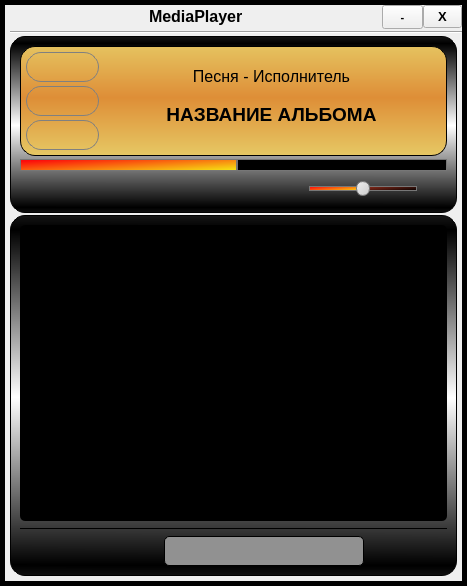
<?xml version="1.0" encoding="UTF-8"?>
<ui version="4.0">
 <class>MainWindow</class>
 <widget class="QMainWindow" name="MainWindow">
  <property name="geometry">
   <rect>
    <x>0</x>
    <y>0</y>
    <width>467</width>
    <height>586</height>
   </rect>
  </property>
  <property name="windowTitle">
   <string>MainWindow</string>
  </property>
  <property name="styleSheet">
   <string notr="true">QScrollBar:vertical { 
                   background: black; 
                    border-radius: 4px; 
                    margin: 0px;}
QScrollBar::handle:vertical { 
                    background-color: rgb(222, 142, 55); 
                    border-radius: 4px; 
                    min-height: 20px; 
                    margin: 0px 2px 0px 2px;}
QScrollBar::add-line:vertical { 
                    background: black; 
                    height: 0px; 
                    border-radius: 4px; 
                    subcontrol-position: right; 
                    subcontrol-origin: margin;}
QScrollBar::sub-line:vertical { 
                    background: black;
                    height: 0px; 
                    border-radius: 4px; 
                    subcontrol-position: left; 
                    subcontrol-origin: margin;}
QScrollBar::add-page:vertical { 
                    background: black; 
                    height: 0px; 
                    border-radius: 4px; 
                    subcontrol-position: left; 
                    subcontrol-origin: margin;}
QScrollBar::sub-page:vertical { 
                    background: black; 
                    height: 0px; 
                    border-radius: 4px; 
                    subcontrol-position: left; 
                    subcontrol-origin: margin;}</string>
  </property>
  <widget class="QWidget" name="centralwidget">
   <layout class="QGridLayout" name="gridLayout">
    <property name="leftMargin">
     <number>0</number>
    </property>
    <property name="topMargin">
     <number>0</number>
    </property>
    <property name="rightMargin">
     <number>0</number>
    </property>
    <property name="bottomMargin">
     <number>0</number>
    </property>
    <property name="spacing">
     <number>0</number>
    </property>
    <item row="0" column="0">
     <widget class="QFrame" name="frame">
      <property name="frameShape">
       <enum>QFrame::Box</enum>
      </property>
      <property name="frameShadow">
       <enum>QFrame::Plain</enum>
      </property>
      <property name="lineWidth">
       <number>5</number>
      </property>
      <layout class="QGridLayout" name="gridLayout_2">
       <property name="leftMargin">
        <number>5</number>
       </property>
       <property name="topMargin">
        <number>0</number>
       </property>
       <property name="rightMargin">
        <number>0</number>
       </property>
       <property name="bottomMargin">
        <number>5</number>
       </property>
       <property name="spacing">
        <number>0</number>
       </property>
       <item row="0" column="0">
        <layout class="QVBoxLayout" name="verticalLayout_6">
         <property name="spacing">
          <number>2</number>
         </property>
         <item>
          <layout class="QHBoxLayout" name="horizontalLayout_6">
           <property name="spacing">
            <number>0</number>
           </property>
           <property name="sizeConstraint">
            <enum>QLayout::SetMinimumSize</enum>
           </property>
           <item>
            <spacer name="horizontalSpacer_15">
             <property name="orientation">
              <enum>Qt::Horizontal</enum>
             </property>
             <property name="sizeType">
              <enum>QSizePolicy::Expanding</enum>
             </property>
             <property name="sizeHint" stdset="0">
              <size>
               <width>10</width>
               <height>20</height>
              </size>
             </property>
            </spacer>
           </item>
           <item>
            <widget class="QLabel" name="label">
             <property name="sizePolicy">
              <sizepolicy hsizetype="Fixed" vsizetype="Fixed">
               <horstretch>0</horstretch>
               <verstretch>0</verstretch>
              </sizepolicy>
             </property>
             <property name="font">
              <font>
               <pointsize>12</pointsize>
               <weight>75</weight>
               <bold>true</bold>
              </font>
             </property>
             <property name="styleSheet">
              <string notr="true"/>
             </property>
             <property name="frameShape">
              <enum>QFrame::NoFrame</enum>
             </property>
             <property name="lineWidth">
              <number>0</number>
             </property>
             <property name="midLineWidth">
              <number>0</number>
             </property>
             <property name="text">
              <string>MediaPlayer</string>
             </property>
             <property name="alignment">
              <set>Qt::AlignBottom|Qt::AlignLeading|Qt::AlignLeft</set>
             </property>
            </widget>
           </item>
           <item>
            <spacer name="horizontalSpacer_3">
             <property name="orientation">
              <enum>Qt::Horizontal</enum>
             </property>
             <property name="sizeHint" stdset="0">
              <size>
               <width>40</width>
               <height>20</height>
              </size>
             </property>
            </spacer>
           </item>
           <item>
            <widget class="QPushButton" name="pushButton_2">
             <property name="sizePolicy">
              <sizepolicy hsizetype="Fixed" vsizetype="Fixed">
               <horstretch>0</horstretch>
               <verstretch>0</verstretch>
              </sizepolicy>
             </property>
             <property name="minimumSize">
              <size>
               <width>41</width>
               <height>24</height>
              </size>
             </property>
             <property name="font">
              <font>
               <pointsize>8</pointsize>
               <weight>75</weight>
               <bold>true</bold>
              </font>
             </property>
             <property name="styleSheet">
              <string notr="true">QPushButton{
    padding : 3px;
}

QPushButton:hover{
    background-color: rgb(229, 229, 229);
}
</string>
             </property>
             <property name="text">
              <string>   -   </string>
             </property>
             <property name="flat">
              <bool>false</bool>
             </property>
            </widget>
           </item>
           <item>
            <widget class="QPushButton" name="pushButton">
             <property name="sizePolicy">
              <sizepolicy hsizetype="Fixed" vsizetype="Fixed">
               <horstretch>0</horstretch>
               <verstretch>0</verstretch>
              </sizepolicy>
             </property>
             <property name="font">
              <font>
               <pointsize>10</pointsize>
               <weight>75</weight>
               <bold>true</bold>
              </font>
             </property>
             <property name="styleSheet">
              <string notr="true">QPushButton{
    padding : 3px;
}

QPushButton:hover{
	border: 1px solid gray;
    background-color: rgb(232, 17, 35);
}

QPushButton:pressed{
	border: 1px solid black;
    background-color: rgb(232, 17, 35);
}</string>
             </property>
             <property name="text">
              <string>   X   </string>
             </property>
             <property name="flat">
              <bool>false</bool>
             </property>
            </widget>
           </item>
          </layout>
         </item>
         <item>
          <widget class="Line" name="line">
           <property name="orientation">
            <enum>Qt::Horizontal</enum>
           </property>
          </widget>
         </item>
         <item>
          <layout class="QVBoxLayout" name="verticalLayout_4">
           <property name="spacing">
            <number>2</number>
           </property>
           <property name="topMargin">
            <number>0</number>
           </property>
           <property name="rightMargin">
            <number>5</number>
           </property>
           <item>
            <widget class="QFrame" name="framePlayer">
             <property name="sizePolicy">
              <sizepolicy hsizetype="Preferred" vsizetype="Preferred">
               <horstretch>0</horstretch>
               <verstretch>0</verstretch>
              </sizepolicy>
             </property>
             <property name="styleSheet">
              <string notr="true">QFrame{
background-color: qlineargradient(spread:reflect, x1:0.528, y1:0.971591, x2:0.528955, y2:0.506, stop:0 rgba(0, 0, 0, 255), stop:1 rgba(255, 255, 255, 255));
border-radius: 15px;
border: 1px solid black;
}
</string>
             </property>
             <property name="frameShape">
              <enum>QFrame::StyledPanel</enum>
             </property>
             <property name="frameShadow">
              <enum>QFrame::Raised</enum>
             </property>
             <layout class="QVBoxLayout" name="verticalLayout_3">
              <property name="spacing">
               <number>2</number>
              </property>
              <property name="leftMargin">
               <number>9</number>
              </property>
              <property name="topMargin">
               <number>9</number>
              </property>
              <item>
               <widget class="QFrame" name="frameTitle">
                <property name="styleSheet">
                 <string notr="true">QFrame{
background-color: qlineargradient(spread:reflect, x1:0.54, y1:0.471591, x2:0.54, y2:1, stop:0 rgba(222, 142, 55, 255), stop:1 rgba(230, 200, 100, 255));
border-radius: 15px;
border: 1px solid black;
}
</string>
                </property>
                <property name="frameShape">
                 <enum>QFrame::StyledPanel</enum>
                </property>
                <property name="frameShadow">
                 <enum>QFrame::Raised</enum>
                </property>
                <layout class="QHBoxLayout" name="horizontalLayout_3">
                 <property name="spacing">
                  <number>3</number>
                 </property>
                 <property name="leftMargin">
                  <number>5</number>
                 </property>
                 <property name="topMargin">
                  <number>5</number>
                 </property>
                 <property name="rightMargin">
                  <number>5</number>
                 </property>
                 <property name="bottomMargin">
                  <number>5</number>
                 </property>
                 <item>
                  <layout class="QHBoxLayout" name="horizontalLayout_2" stretch="0,1">
                   <property name="sizeConstraint">
                    <enum>QLayout::SetFixedSize</enum>
                   </property>
                   <item>
                    <layout class="QVBoxLayout" name="verticalLayout">
                     <property name="spacing">
                      <number>4</number>
                     </property>
                     <property name="sizeConstraint">
                      <enum>QLayout::SetFixedSize</enum>
                     </property>
                     <item>
                      <widget class="QPushButton" name="bRadioState">
                       <property name="minimumSize">
                        <size>
                         <width>73</width>
                         <height>30</height>
                        </size>
                       </property>
                       <property name="maximumSize">
                        <size>
                         <width>73</width>
                         <height>16777215</height>
                        </size>
                       </property>
                       <property name="styleSheet">
                        <string notr="true">QPushButton{
	border-radius: 15px;
	border: 1px solid gray;	
	image: url(:/img/Images/radio_notactive.png);
}
QPushButton:hover{
	border-radius: 15px;
	border: 1px solid black;
	image: url(:/img/Images/radio_notactive.png);
}
QPushButton:checked{
	border-radius: 15px;
	border: 1px solid gray;
	image: url(:/img/Images/radio_active.png);
}</string>
                       </property>
                       <property name="text">
                        <string/>
                       </property>
                       <property name="checkable">
                        <bool>true</bool>
                       </property>
                       <property name="checked">
                        <bool>true</bool>
                       </property>
                       <attribute name="buttonGroup">
                        <string notr="true">buttonGroup_2</string>
                       </attribute>
                      </widget>
                     </item>
                     <item>
                      <widget class="QPushButton" name="bAudioState">
                       <property name="minimumSize">
                        <size>
                         <width>73</width>
                         <height>30</height>
                        </size>
                       </property>
                       <property name="maximumSize">
                        <size>
                         <width>73</width>
                         <height>16777215</height>
                        </size>
                       </property>
                       <property name="styleSheet">
                        <string notr="true">QPushButton{
	border-radius: 15px;
	border: 1px solid gray;	
	image: url(:/img/Images/audio_notactive.png);
}
QPushButton:hover{
	border-radius: 15px;
	border: 1px solid black;
	image: url(:/img/Images/audio_notactive.png);
}
QPushButton:checked{
	border-radius: 15px;
	border: 1px solid gray;
	image: url(:/img/Images/audio_active.png);
}</string>
                       </property>
                       <property name="text">
                        <string/>
                       </property>
                       <property name="checkable">
                        <bool>true</bool>
                       </property>
                       <attribute name="buttonGroup">
                        <string notr="true">buttonGroup_2</string>
                       </attribute>
                      </widget>
                     </item>
                     <item>
                      <widget class="QPushButton" name="bVideoState">
                       <property name="minimumSize">
                        <size>
                         <width>73</width>
                         <height>30</height>
                        </size>
                       </property>
                       <property name="maximumSize">
                        <size>
                         <width>73</width>
                         <height>16777215</height>
                        </size>
                       </property>
                       <property name="styleSheet">
                        <string notr="true">QPushButton{
	border-radius: 15px;
	border: 1px solid gray;	
	image: url(:/img/Images/video_notactive.png);
}
QPushButton:hover{
	border-radius: 15px;
	border: 1px solid black;
	image: url(:/img/Images/video_notactive.png);
}
QPushButton:checked{
	border-radius: 15px;
	border: 1px solid gray;
	image: url(:/img/Images/video_active.png);
}</string>
                       </property>
                       <property name="text">
                        <string/>
                       </property>
                       <property name="checkable">
                        <bool>true</bool>
                       </property>
                       <attribute name="buttonGroup">
                        <string notr="true">buttonGroup_2</string>
                       </attribute>
                      </widget>
                     </item>
                    </layout>
                   </item>
                   <item>
                    <layout class="QVBoxLayout" name="verticalLayout_2">
                     <property name="sizeConstraint">
                      <enum>QLayout::SetMinimumSize</enum>
                     </property>
                     <item>
                      <widget class="QLabel" name="lArtist">
                       <property name="font">
                        <font>
                         <pointsize>12</pointsize>
                        </font>
                       </property>
                       <property name="styleSheet">
                        <string notr="true">border: 0px;
background-color: none;</string>
                       </property>
                       <property name="text">
                        <string>Песня - Исполнитель</string>
                       </property>
                       <property name="alignment">
                        <set>Qt::AlignCenter</set>
                       </property>
                      </widget>
                     </item>
                     <item>
                      <widget class="QLabel" name="lTitle">
                       <property name="font">
                        <font>
                         <pointsize>14</pointsize>
                         <weight>75</weight>
                         <bold>true</bold>
                        </font>
                       </property>
                       <property name="styleSheet">
                        <string notr="true">border: 0px;
background-color: none;</string>
                       </property>
                       <property name="text">
                        <string>НАЗВАНИЕ АЛЬБОМА</string>
                       </property>
                       <property name="alignment">
                        <set>Qt::AlignHCenter|Qt::AlignTop</set>
                       </property>
                      </widget>
                     </item>
                    </layout>
                   </item>
                  </layout>
                 </item>
                </layout>
               </widget>
              </item>
              <item>
               <widget class="QSlider" name="hsMusicSlider">
                <property name="styleSheet">
                 <string notr="true">QSlider {
border: 0px;
background: none;
}

QSlider::groove:horizontal {
border: 1px solid #bbb;
background: white;
height: 10px;
/*border-radius: 4px;*/
}

QSlider::sub-page:horizontal {
background: qlineargradient(x1: 0, y1: 0,    x2: 0, y2: 1,  stop: 0 #66e, stop: 1 #FC0B0B);
background: qlineargradient(x1: 0, y1: 0.2, x2: 1, y2: 1,  stop: 0 #FC0B0B, stop: 1 #F5ED14);
border: 1px solid #777;
height: 14px;
/*border-radius: 4px;*/
}

QSlider::add-page:horizontal {
background: black;
/*background: qlineargradient(x1: 0, y1: 0,    x2: 0, y2: 1,  stop: 0 #000, stop: 1 #FC0B0B);
background: qlineargradient(x1: 0, y1: 0.2, x2: 1, y2: 1,  stop: 0 #892919, stop: 1 #000);*/
border: 1px solid #777;
height: 14px;
/*border-radius: 4px;*/
}


QSlider::handle:horizontal {
/*background: qlineargradient(x1:0, y1:0, x2:1, y2:1, stop:0 #eee, stop:1 #ccc);
border: 1px solid #777;
*/
background: none;
width: 12px;
margin-top: -6px;
margin-bottom: -6px;
border-radius: 7px;
}

QSlider::handle:horizontal:hover {
background: qlineargradient(x1:0, y1:0, x2:1, y2:1, stop:0 #fff, stop:1 #ddd);
border: 1px solid #444;
border-radius: 7px;
}



QSlider::sub-page:horizontal:disabled {
background: #bbb;
border-color: #999;
}

QSlider::add-page:horizontal:disabled {
background: #eee;
border-color: #999;
}

QSlider::handle:horizontal:disabled {
background: #eee;
border: 1px solid #aaa;
border-radius: 4px;
}</string>
                </property>
                <property name="value">
                 <number>50</number>
                </property>
                <property name="orientation">
                 <enum>Qt::Horizontal</enum>
                </property>
               </widget>
              </item>
              <item>
               <layout class="QHBoxLayout" name="horizontalLayout">
                <item>
                 <widget class="QPushButton" name="pbPrevious">
                  <property name="minimumSize">
                   <size>
                    <width>28</width>
                    <height>28</height>
                   </size>
                  </property>
                  <property name="maximumSize">
                   <size>
                    <width>28</width>
                    <height>28</height>
                   </size>
                  </property>
                  <property name="styleSheet">
                   <string notr="true">QPushButton{
	border-radius: 5px;
	image: url(:/img/Images/skip-previous.png);
	background-color: none;
}

QPushButton:hover{
	border-radius: 5px;
	border: 1px solid gray;
	image: url(:/img/Images/skip-previous.png);
}

QPushButton:pressed{
	border-radius: 5px;
	image: url(:/img/Images/skip-previous-orange.png);
}</string>
                  </property>
                  <property name="text">
                   <string/>
                  </property>
                  <property name="checkable">
                   <bool>false</bool>
                  </property>
                  <attribute name="buttonGroup">
                   <string notr="true">buttonGroup</string>
                  </attribute>
                 </widget>
                </item>
                <item>
                 <widget class="QPushButton" name="pbInBegin">
                  <property name="minimumSize">
                   <size>
                    <width>28</width>
                    <height>28</height>
                   </size>
                  </property>
                  <property name="maximumSize">
                   <size>
                    <width>28</width>
                    <height>28</height>
                   </size>
                  </property>
                  <property name="styleSheet">
                   <string notr="true">QPushButton{
	border-radius: 5px;
	image: url(:/img/Images/stop.png);
	background-color: none;
}

QPushButton:hover{
	border-radius: 5px;
	border: 1px solid gray;
	image: url(:/img/Images/stop.png);
}

QPushButton:checked{
	border-radius: 5px;
	image: url(:/img/Images/stop-orange.png);
}</string>
                  </property>
                  <property name="text">
                   <string/>
                  </property>
                  <property name="checkable">
                   <bool>true</bool>
                  </property>
                  <property name="checked">
                   <bool>true</bool>
                  </property>
                  <attribute name="buttonGroup">
                   <string notr="true">buttonGroup</string>
                  </attribute>
                 </widget>
                </item>
                <item>
                 <widget class="QPushButton" name="pbPlay">
                  <property name="minimumSize">
                   <size>
                    <width>28</width>
                    <height>28</height>
                   </size>
                  </property>
                  <property name="maximumSize">
                   <size>
                    <width>28</width>
                    <height>28</height>
                   </size>
                  </property>
                  <property name="styleSheet">
                   <string notr="true">QPushButton{
	border-radius: 5px;
	image: url(:/img/Images/play.png);
	background-color: none;
}

QPushButton:hover{
	border-radius: 5px;
	border: 1px solid gray;
	image: url(:/img/Images/play.png);
}

QPushButton:checked{
	border-radius: 5px;
	image: url(:/img/Images/play-orange.png);
}</string>
                  </property>
                  <property name="text">
                   <string/>
                  </property>
                  <property name="checkable">
                   <bool>true</bool>
                  </property>
                  <property name="checked">
                   <bool>false</bool>
                  </property>
                  <property name="flat">
                   <bool>false</bool>
                  </property>
                  <attribute name="buttonGroup">
                   <string notr="true">buttonGroup</string>
                  </attribute>
                 </widget>
                </item>
                <item>
                 <widget class="QPushButton" name="pbStop">
                  <property name="minimumSize">
                   <size>
                    <width>28</width>
                    <height>28</height>
                   </size>
                  </property>
                  <property name="maximumSize">
                   <size>
                    <width>28</width>
                    <height>28</height>
                   </size>
                  </property>
                  <property name="styleSheet">
                   <string notr="true">QPushButton{
	border-radius: 5px;
	image: url(:/img/Images/pause.png);
	background-color: none;
}

QPushButton:hover{
	border-radius: 5px;
	border: 1px solid gray;
	image: url(:/img/Images/pause.png);
}

QPushButton:checked{
	border-radius: 5px;
	image: url(:/img/Images/pause-orange.png);
}</string>
                  </property>
                  <property name="text">
                   <string/>
                  </property>
                  <property name="checkable">
                   <bool>true</bool>
                  </property>
                  <attribute name="buttonGroup">
                   <string notr="true">buttonGroup</string>
                  </attribute>
                 </widget>
                </item>
                <item>
                 <widget class="QPushButton" name="pbNext">
                  <property name="minimumSize">
                   <size>
                    <width>28</width>
                    <height>28</height>
                   </size>
                  </property>
                  <property name="maximumSize">
                   <size>
                    <width>28</width>
                    <height>28</height>
                   </size>
                  </property>
                  <property name="styleSheet">
                   <string notr="true">QPushButton{
	border-radius: 5px;
	image: url(:/img/Images/skip-next.png);
	background-color: none;
}

QPushButton:hover{
	border-radius: 5px;
	border: 1px solid gray;
	image: url(:/img/Images/skip-next.png);
}

QPushButton:pressed{
	border-radius: 5px;
	image: url(:/img/Images/skip-next-orange.png);
}</string>
                  </property>
                  <property name="text">
                   <string/>
                  </property>
                  <property name="checkable">
                   <bool>false</bool>
                  </property>
                  <attribute name="buttonGroup">
                   <string notr="true">buttonGroup</string>
                  </attribute>
                 </widget>
                </item>
                <item>
                 <spacer name="horizontalSpacer">
                  <property name="orientation">
                   <enum>Qt::Horizontal</enum>
                  </property>
                  <property name="sizeType">
                   <enum>QSizePolicy::Expanding</enum>
                  </property>
                  <property name="sizeHint" stdset="0">
                   <size>
                    <width>60</width>
                    <height>20</height>
                   </size>
                  </property>
                 </spacer>
                </item>
                <item>
                 <widget class="QPushButton" name="pbVolume">
                  <property name="minimumSize">
                   <size>
                    <width>28</width>
                    <height>28</height>
                   </size>
                  </property>
                  <property name="maximumSize">
                   <size>
                    <width>28</width>
                    <height>28</height>
                   </size>
                  </property>
                  <property name="cursor">
                   <cursorShape>ArrowCursor</cursorShape>
                  </property>
                  <property name="styleSheet">
                   <string notr="true">QPushButton{
	border-radius: 5px;
	image: url(:/img/Images/volume.png);
	background-color: none;
}

QPushButton:hover{
	border-radius: 5px;
	border: 1px solid gray;
	image: url(:/img/Images/volume.png);
}

QPushButton:checked{
	border-radius: 5px;
	image: url(:/img/Images/volume-orange.png);
}</string>
                  </property>
                  <property name="text">
                   <string/>
                  </property>
                  <property name="checkable">
                   <bool>true</bool>
                  </property>
                  <property name="checked">
                   <bool>true</bool>
                  </property>
                 </widget>
                </item>
                <item>
                 <widget class="QSlider" name="hsVolumeSlider">
                  <property name="styleSheet">
                   <string notr="true">QSlider {
border: 0px;
background: none;
}

QSlider::groove:horizontal {
border: 1px solid #bbb;
background: white;
height: 3px;
border-radius: 4px;
}

QSlider::sub-page:horizontal {
background: qlineargradient(x1: 0, y1: 0,    x2: 0, y2: 1,  stop: 0 #66e, stop: 1 #FC0B0B);
background: qlineargradient(x1: 0, y1: 0.2, x2: 1, y2: 1,  stop: 0 #FC0B0B, stop: 1 #F5ED14);
border: 1px solid #777;
height: 14px;
border-radius: 4px;
}

QSlider::add-page:horizontal {
background: qlineargradient(x1: 0, y1: 0,    x2: 0, y2: 1,  stop: 0 #000, stop: 1 #FC0B0B);
background: qlineargradient(x1: 0, y1: 0.2, x2: 1, y2: 1,  stop: 0 #892919, stop: 1 #000);

border: 1px solid #777;
height: 14px;
border-radius: 4px;
}


QSlider::handle:horizontal {
background: qlineargradient(x1:0, y1:0, x2:1, y2:1, stop:0 #eee, stop:1 #ccc);
border: 1px solid #777;
width: 12px;
margin-top: -6px;
margin-bottom: -6px;
border-radius: 7px;
}

QSlider::handle:horizontal:hover {
background: qlineargradient(x1:0, y1:0, x2:1, y2:1,
    stop:0 #fff, stop:1 #ddd);
border: 1px solid #444;
border-radius: 7px;
}



QSlider::sub-page:horizontal:disabled {
background: #bbb;
border-color: #999;
}

QSlider::add-page:horizontal:disabled {
background: #eee;
border-color: #999;
}

QSlider::handle:horizontal:disabled {
background: #eee;
border: 1px solid #aaa;
border-radius: 4px;
}</string>
                  </property>
                  <property name="value">
                   <number>50</number>
                  </property>
                  <property name="orientation">
                   <enum>Qt::Horizontal</enum>
                  </property>
                 </widget>
                </item>
                <item>
                 <widget class="QPushButton" name="pbOpenWindow">
                  <property name="minimumSize">
                   <size>
                    <width>28</width>
                    <height>28</height>
                   </size>
                  </property>
                  <property name="maximumSize">
                   <size>
                    <width>28</width>
                    <height>28</height>
                   </size>
                  </property>
                  <property name="styleSheet">
                   <string notr="true">QPushButton{
	border-radius: 5px;
	image: url(:/img/Images/bup.png);
	background-color: none;
}

QPushButton:hover{
	border-radius: 5px;
	border: 1px solid gray;
	image: url(:/img/Images/bup.png);
}

QPushButton:checked{
	border-radius: 5px;
	image: url(:/img/Images/bdown.png);
}</string>
                  </property>
                  <property name="text">
                   <string/>
                  </property>
                  <property name="checkable">
                   <bool>true</bool>
                  </property>
                  <property name="checked">
                   <bool>false</bool>
                  </property>
                 </widget>
                </item>
               </layout>
              </item>
             </layout>
            </widget>
           </item>
           <item>
            <widget class="QFrame" name="framePlaylist">
             <property name="sizePolicy">
              <sizepolicy hsizetype="Preferred" vsizetype="Preferred">
               <horstretch>0</horstretch>
               <verstretch>0</verstretch>
              </sizepolicy>
             </property>
             <property name="styleSheet">
              <string notr="true">QFrame#framePlaylist{
background-color: qlineargradient(spread:reflect, x1:0.528, y1:0.971591, x2:0.528955, y2:0.506, stop:0 rgba(0, 0, 0, 255), stop:1 rgba(255, 255, 255, 255));
border-radius: 15px;
border: 1px solid black;
}</string>
             </property>
             <property name="frameShape">
              <enum>QFrame::StyledPanel</enum>
             </property>
             <property name="frameShadow">
              <enum>QFrame::Raised</enum>
             </property>
             <layout class="QVBoxLayout" name="verticalLayout_5">
              <item>
               <widget class="QTableView" name="tvPlaylist">
                <property name="mouseTracking">
                 <bool>false</bool>
                </property>
                <property name="autoFillBackground">
                 <bool>false</bool>
                </property>
                <property name="styleSheet">
                 <string notr="true">QTableView {
     background-color: rgb(0, 0, 0);
     border-radius: 5px;}
QTableView::item:selected:active {
     background: rgb(191, 255, 191);
     border: 0px solid transparent;
      selection-color: rgb(222, 142, 55);}
QTableView::item:selected:!active {
     background: rgb(191, 255, 191);
     border: 0px solid transparent;
     selection-color: rgb(222, 142, 55);}</string>
                </property>
                <property name="frameShape">
                 <enum>QFrame::NoFrame</enum>
                </property>
                <property name="verticalScrollBarPolicy">
                 <enum>Qt::ScrollBarAsNeeded</enum>
                </property>
                <attribute name="horizontalHeaderVisible">
                 <bool>false</bool>
                </attribute>
                <attribute name="verticalHeaderVisible">
                 <bool>false</bool>
                </attribute>
               </widget>
              </item>
              <item>
               <widget class="Line" name="line_2">
                <property name="styleSheet">
                 <string notr="true">background-color: none;</string>
                </property>
                <property name="frameShadow">
                 <enum>QFrame::Plain</enum>
                </property>
                <property name="orientation">
                 <enum>Qt::Horizontal</enum>
                </property>
               </widget>
              </item>
              <item>
               <layout class="QHBoxLayout" name="horizontalLayout_4">
                <item>
                 <widget class="QPushButton" name="pbAddMusic">
                  <property name="minimumSize">
                   <size>
                    <width>30</width>
                    <height>30</height>
                   </size>
                  </property>
                  <property name="maximumSize">
                   <size>
                    <width>30</width>
                    <height>30</height>
                   </size>
                  </property>
                  <property name="autoFillBackground">
                   <bool>false</bool>
                  </property>
                  <property name="styleSheet">
                   <string notr="true">QPushButton{
	border-radius: 5px;
	image: url(:/img/Images/plus-orange.png);
	background-color: none;

}

QPushButton:hover{
	border-radius: 5px;
	border: 1px solid gray;
	image: url(:/img/Images/plus-orange.png);
}

QPushButton:pressed{
	border-radius: 5px;
	border: 1px solid black;
	image: url(:/img/Images/plus.png)
}

</string>
                  </property>
                  <property name="text">
                   <string/>
                  </property>
                 </widget>
                </item>
                <item>
                 <widget class="QPushButton" name="pbDelMusic">
                  <property name="minimumSize">
                   <size>
                    <width>30</width>
                    <height>30</height>
                   </size>
                  </property>
                  <property name="maximumSize">
                   <size>
                    <width>30</width>
                    <height>30</height>
                   </size>
                  </property>
                  <property name="styleSheet">
                   <string notr="true">QPushButton{
	border-radius: 5px;
	image: url(:/img/Images/minus-orange.png);
	background-color: none;
}

QPushButton:hover{
	border-radius: 5px;
	border: 1px solid gray;
	image: url(:/img/Images/minus-orange.png);
}

QPushButton:pressed{
	border-radius: 5px;
	border: 1px solid black;
	image: url(:/img/Images/minus.png)
}</string>
                  </property>
                  <property name="text">
                   <string/>
                  </property>
                 </widget>
                </item>
                <item>
                 <widget class="QPushButton" name="pbPlaylists">
                  <property name="minimumSize">
                   <size>
                    <width>30</width>
                    <height>30</height>
                   </size>
                  </property>
                  <property name="maximumSize">
                   <size>
                    <width>30</width>
                    <height>30</height>
                   </size>
                  </property>
                  <property name="contextMenuPolicy">
                   <enum>Qt::DefaultContextMenu</enum>
                  </property>
                  <property name="styleSheet">
                   <string notr="true">QPushButton{
	border-radius: 5px;
	image: url(:/img/Images/playlist-orange.png);
	background-color: none;
}

QPushButton:hover{
	border-radius: 5px;
	border: 1px solid gray;
	image: url(:/img/Images/playlist-orange.png);
}

QPushButton:pressed{
	border-radius: 5px;
	border: 1px solid black;
	image: url(:/img/Images/playlist.png)
}

</string>
                  </property>
                  <property name="text">
                   <string/>
                  </property>
                 </widget>
                </item>
                <item>
                 <widget class="QPushButton" name="pbSort">
                  <property name="minimumSize">
                   <size>
                    <width>30</width>
                    <height>30</height>
                   </size>
                  </property>
                  <property name="maximumSize">
                   <size>
                    <width>30</width>
                    <height>30</height>
                   </size>
                  </property>
                  <property name="styleSheet">
                   <string notr="true">QPushButton{
	border-radius: 5px;
	image: url(:/img/Images/sort-orange.png);
	padding: 3px;
	background-color: none;
}

QPushButton:hover{
	border-radius: 5px;
	border: 1px solid gray;
	image: url(:/img/Images/sort-orange.png);
}

QPushButton:pressed{
	border-radius: 5px;
	border: 1px solid black;
	image: url(:/img/Images/sort.png)
}</string>
                  </property>
                  <property name="text">
                   <string/>
                  </property>
                 </widget>
                </item>
                <item>
                 <widget class="QLineEdit" name="leFind">
                  <property name="minimumSize">
                   <size>
                    <width>200</width>
                    <height>30</height>
                   </size>
                  </property>
                  <property name="styleSheet">
                   <string notr="true">background-color: rgb(145, 145, 145);
border: 1px solid black;
border-radius:5px;</string>
                  </property>
                  <property name="placeholderText">
                   <string comment="Поиск" extracomment="Поиск"/>
                  </property>
                 </widget>
                </item>
                <item>
                 <widget class="QPushButton" name="pbFind">
                  <property name="minimumSize">
                   <size>
                    <width>30</width>
                    <height>30</height>
                   </size>
                  </property>
                  <property name="maximumSize">
                   <size>
                    <width>30</width>
                    <height>30</height>
                   </size>
                  </property>
                  <property name="styleSheet">
                   <string notr="true">QPushButton{
	border-radius: 5px;
	image: url(:/img/Images/search-orange.png);
	padding: 3px;
	background-color: none;
}

QPushButton:hover{
	border-radius: 5px;
	border: 1px solid gray;

	image: url(:/img/Images/search-orange.png);
}

QPushButton:pressed{
	border-radius: 5px;
	border: 1px solid black;
	image: url(:/img/Images/search.png)
}</string>
                  </property>
                  <property name="text">
                   <string/>
                  </property>
                 </widget>
                </item>
                <item>
                 <spacer name="horizontalSpacer_2">
                  <property name="orientation">
                   <enum>Qt::Horizontal</enum>
                  </property>
                  <property name="sizeHint" stdset="0">
                   <size>
                    <width>40</width>
                    <height>20</height>
                   </size>
                  </property>
                 </spacer>
                </item>
                <item>
                 <widget class="QPushButton" name="pbSettings">
                  <property name="minimumSize">
                   <size>
                    <width>30</width>
                    <height>30</height>
                   </size>
                  </property>
                  <property name="maximumSize">
                   <size>
                    <width>30</width>
                    <height>30</height>
                   </size>
                  </property>
                  <property name="styleSheet">
                   <string notr="true">QPushButton{
	border-radius: 5px;
	image: url(:/img/Images/setup-orange.png);
	padding: 3px;
	background-color: none;
}

QPushButton:hover{
	border-radius: 5px;
	border: 1px solid gray;
	image: url(:/img/Images/setup-orange.png);
}

QPushButton:pressed{
	border-radius: 5px;
	border: 1px solid black;
	image: url(:/img/Images/setup.png);
}</string>
                  </property>
                  <property name="text">
                   <string/>
                  </property>
                 </widget>
                </item>
               </layout>
              </item>
             </layout>
            </widget>
           </item>
          </layout>
         </item>
        </layout>
       </item>
      </layout>
     </widget>
    </item>
   </layout>
  </widget>
 </widget>
 <resources/>
 <connections/>
 <buttongroups>
  <buttongroup name="buttonGroup"/>
  <buttongroup name="buttonGroup_2"/>
 </buttongroups>
</ui>
